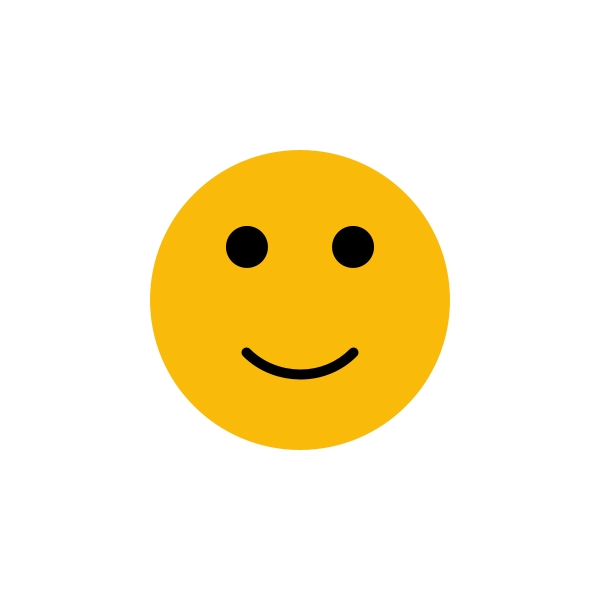
Frame 1 (no input)
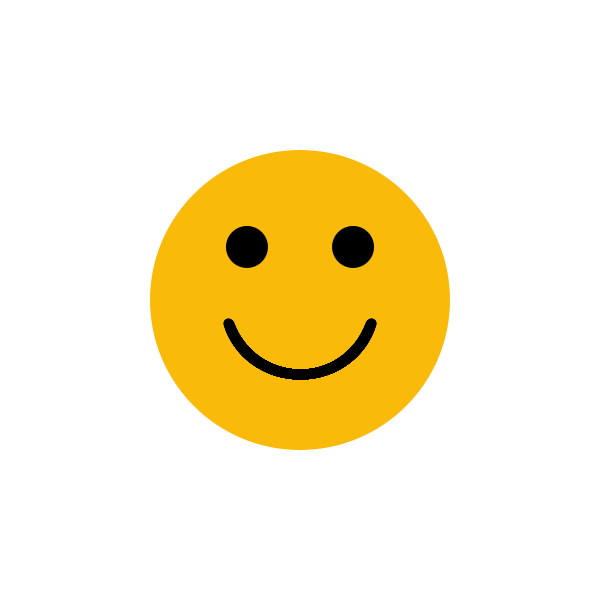
Frame 60 (the mouse pressed at the canvas centre just before this capture)
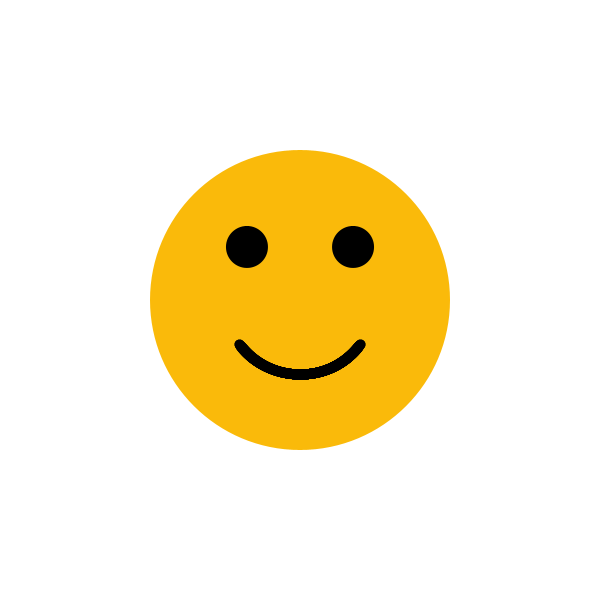
Frame 120 (the mouse held since frame 60 and released just before this capture)

The Processing sketch that drew these frames (run headless with seeded random() and noise(); from frame 60 on, the mouse is pressed at the canvas centre):

// Processing sketch: CreativeCoding_dataiyang_hw2
// ── CreativeCoding_dataiyang_hw2.pde
//hw2
//draw a smile

float pi=3.14;  //pi
float a=0;  //angle

void setup(){
  size(600, 600);
  background(255);
  
  //draw the smiling face
  fill(250,186,10,255);
  noStroke();
  ellipse(width/2,height/2,height/2,height/2); 
  
  //draw the eyes
  fill(0,0,0,255);
  noStroke();
  ellipse(width/2-height/8/1.414,height/2-height/8/1.414,height/14,height/14);
  ellipse(width/2+height/8/1.414,height/2-height/8/1.414,height/14,height/14);
}

void draw(){
  //draw the lip 
  noFill();
  stroke(0,0,0,255);
  strokeWeight(10);
  
  //a is used to change the radian of lip
  a+=pi/400;
  
  if(a>=pi/400*98 & a<=pi/400*99){//save png,I don't know how to save gif yet.
  save("hw2_smile.png");}
  
  if(a>=pi/400*99){  //when the lip completed,redraw 
    //print(a);
    stroke(250,186,10,255);
    strokeWeight(20);
    arc(width/2,height/2,height/4,height/4,0,pi);
  }
  else{
  arc(width/2,height/2,height/4,height/4,pi/4-a,pi*3/4+a);
  }
  a=a%(pi/4);
  
}
